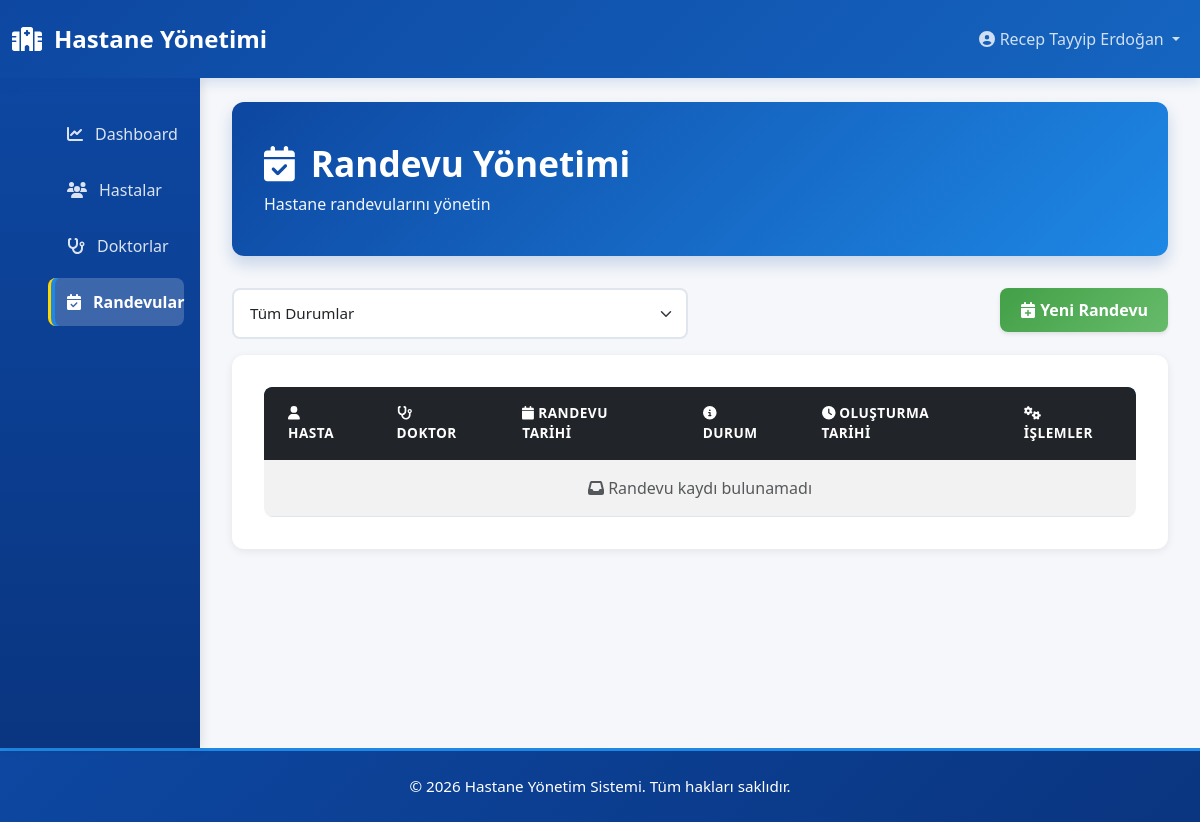
Page /appointments/ (signed in) on the earlier database version.
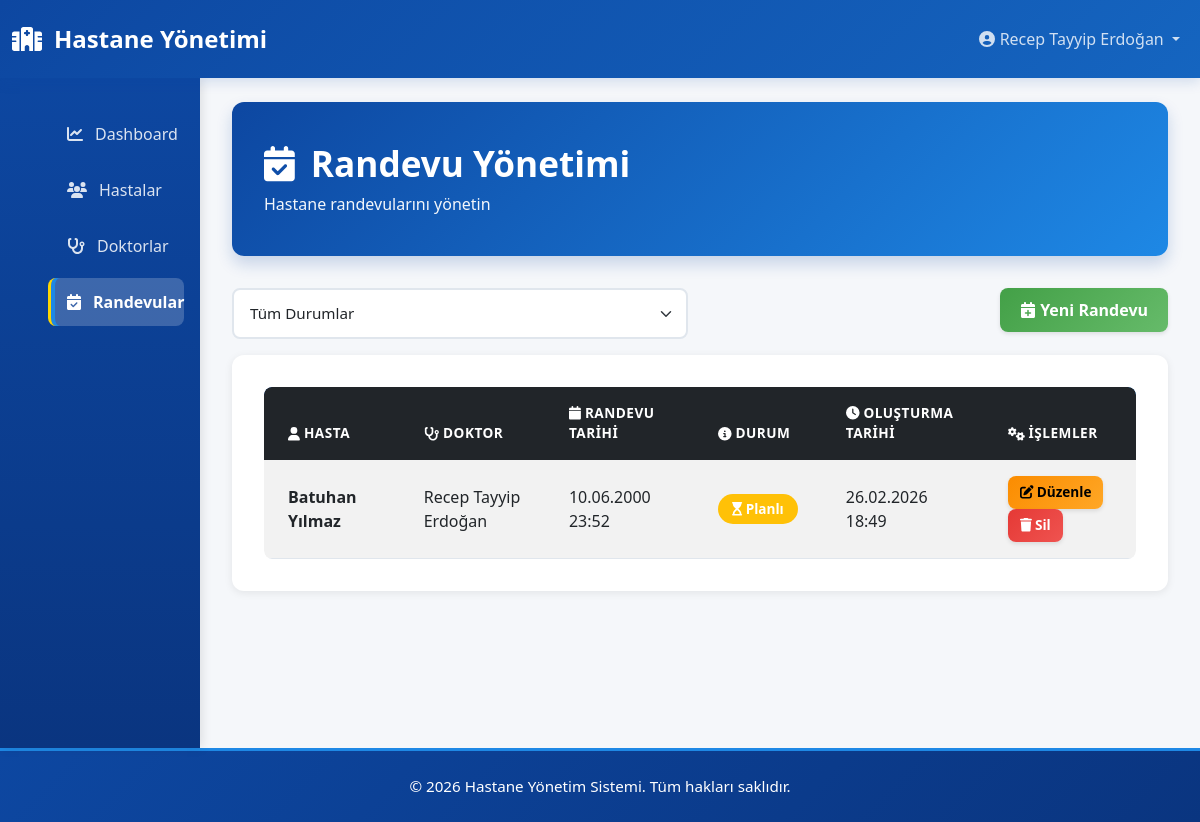
Same page on the later database version.
### appointment/models.py (models this page shows, shortened)
class Appointment(models.Model):
    STATUS_CHOICES = (
        ("SCHEDULED", "Scheduled"),
        ("COMPLETED", "Completed"),
        ("CANCELLED", "Cancelled"),
    )
    patient = models.ForeignKey(Patient, on_delete=models.CASCADE)
    doctor = models.ForeignKey(Doctor, on_delete=models.CASCADE)
    appointment_date = models.DateTimeField()
    status = models.CharField(max_length=20, choices=STATUS_CHOICES, default="SCHEDULED")
    notes = models.TextField(blank=True, null=True)
    created_at = models.DateTimeField(auto_now_add=True)

### patient/models.py (models this page shows, shortened)
class Patient(models.Model):
    GENDER_CHOICES = [
        ('M', 'Erkek'),
        ('F', 'Kadın'),
    ]
    first_name = models.CharField(max_length=100)
    last_name = models.CharField(max_length=100)
    national_id = models.CharField(max_length=20, unique=True)
    date_of_birth = models.DateField()
    gender = models.CharField(max_length=10, choices=GENDER_CHOICES)
    phone = models.CharField(max_length=20)
    email = models.EmailField(blank=True, null=True)
    address = models.CharField(max_length=255, blank=True, null=True)
    blood_type = models.CharField(max_length=10, blank=True, null=True)
    allergies = models.TextField(blank=True, null=True)
    created_at = models.DateTimeField(auto_now_add=True)
    updated_at = models.DateTimeField(auto_now=True)
    class Meta:
        ordering = ['-created_at']

### doctor/models.py (models this page shows, shortened)
class Doctor(models.Model):
    user = models.OneToOneField(User, on_delete=models.CASCADE)
    license_number = models.CharField(max_length=100, unique=True)
    specialization = models.CharField(max_length=100)
    created_at = models.DateTimeField(auto_now_add=True)

### user/models.py (models this page shows, shortened)
class CustomUser(AbstractUser):
    ROLE_CHOICES = (
        ('DOCTOR', 'Doctor'),
        ('SECRETARY', 'Secretary'),
    )
    role = models.CharField(max_length=20, choices=ROLE_CHOICES)
    phone = models.CharField(max_length=20, blank=True, null=True)
    created_at = models.DateTimeField(auto_now_add=True)

### appointment/views.py (the view)
# urls.py: path("", AppointmentListView.as_view(), name="appointment_list"),
class AppointmentListView(LoginRequiredMixin, ListView):
    model = Appointment
    template_name = 'appointment_list.html'
    context_object_name = 'appointments'
    ordering = ['-appointment_date']

### templates/appointment_list.html (shortened to what this page needs)
{% extends 'base.html' %}
{% block content %}
<div class="page-header">
    <h1><i class="fas fa-calendar-check"></i> Randevu Yönetimi</h1>
    <p class="mt-2 mb-0">Hastane randevularını yönetin</p>
</div>
<div class="row mb-3">
    <div class="col-md-6">
        <form method="get" class="d-flex gap-2">
            <select name="status" class="form-select" onchange="this.form.submit()">
                <option value="">Tüm Durumlar</option>
            </select>
        </form>
    </div>
    <div class="col-md-6 text-end">
        <a href="{% url 'appointment_create' %}" class="btn btn-success">
            <i class="fas fa-calendar-plus"></i> Yeni Randevu
        </a>
    </div>
</div>
<div class="card">
    <div class="card-body">
        <div class="table-responsive">
            <table class="table table-striped table-hover">
                <thead class="table-dark">
                    <tr>
                        <th><i class="fas fa-user"></i> Hasta</th>
                        <th><i class="fas fa-stethoscope"></i> Doktor</th>
                        <th><i class="fas fa-calendar"></i> Randevu Tarihi</th>
                        <th><i class="fas fa-info-circle"></i> Durum</th>
                        <th><i class="fas fa-clock"></i> Oluşturma Tarihi</th>
                        <th><i class="fas fa-cogs"></i> İşlemler</th>
                    </tr>
                </thead>
                <tbody>
                    {% for appointment in appointments %}
                    <tr>
                        <td><strong>{{ appointment.patient.first_name }} {{ appointment.patient.last_name }}</strong></td>
                        <td>{{ appointment.doctor.user.first_name }} {{ appointment.doctor.user.last_name }}</td>
                        <td>{{ appointment.appointment_date|date:"d.m.Y H:i" }}</td>
                        <td>
                            {% if appointment.status == 'SCHEDULED' %}
                                <span class="badge bg-warning"><i class="fas fa-hourglass-start"></i> Planlı</span>
                            {% elif appointment.status == 'COMPLETED' %}
                                <span class="badge bg-success"><i class="fas fa-check-circle"></i> Tamamlandı</span>
                            {% else %}
                                <span class="badge bg-danger"><i class="fas fa-times-circle"></i> İptal Edildi</span>
                            {% endif %}
                        </td>
                        <td>{{ appointment.created_at|date:"d.m.Y H:i" }}</td>
                        <td>
                            <a href="{% url 'appointment_update' appointment.id %}" class="btn btn-sm btn-warning">
                                <i class="fas fa-edit"></i> Düzenle
                            </a>
                            <a href="{% url 'appointment_delete' appointment.id %}" class="btn btn-sm btn-danger"
                               onclick="return confirm('Emin misiniz?');">
                                <i class="fas fa-trash"></i> Sil
                            </a>
                        </td>
                    </tr>
                    {% empty %}
                    <tr>
                        <td colspan="6" class="text-center text-muted">
                            <i class="fas fa-inbox"></i> Randevu kaydı bulunamadı
                        </td>
                    </tr>
                    {% endfor %}
                </tbody>
            </table>
        </div>
    </div>
</div>
{% endblock %}

Differences in the rows shown:
added Appointment: patient.first_name "Batuhan", patient.last_name "Yılmaz", doctor.user.first_name "Recep Tayyip", doctor.user.last_name "Erdoğan", appointment_date "10.06.2000 23:52", status "SCHEDULED" (drawn), created_at "26.02.2026 18:49"
Other differences:
text no longer shown: "Randevu kaydı bulunamadı"
